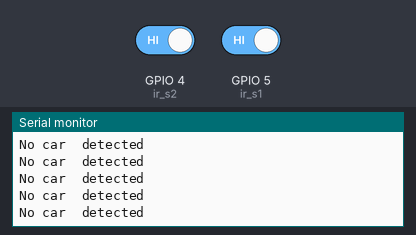
The sketch below on a simulated ESP8266 (NodeMCU). On the bench: the last lines printed to the serial monitor. The inputs (shaded band) are chosen by the test bench; at power-on: GPIO 4 (ir_s2) HIGH, GPIO 5 (ir_s1) HIGH. WiFi joins after 1.5 s; servers stay silent unless stated.

Above: at 2.7 s.
2.8 s: GPIO 4 (ir_s2) driven LOW
At 3.7 s:
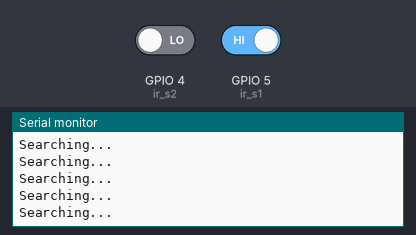
4.7 s: GPIO 5 (ir_s1) driven LOW
At 5.6 s:
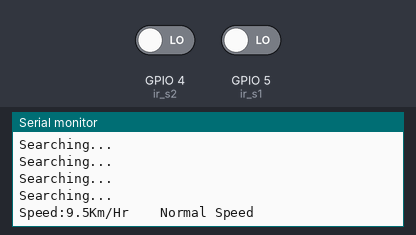

Measured:
- after the input at 2.8 s, the serial monitor: prints a new line at once (image 1)
- after the input at 4.7 s, the serial monitor: prints a new line at once (image 2)

The sketch:

speed_ir.ino
```cpp
#include <ESP8266HTTPClient.h>
#include <ESP8266WiFi.h>
#include <WiFiClient.h>

String url = "http://192.168.0.101/roadiot/overspeed.php";

WiFiClient client;
const char* ssid = "";
const char* password = "";


int ir_s1 = 5; //D1
int ir_s2 = 4; //D2

int timer1;
int timer2;

float Time;

int flag1 = 0;
int flag2 = 0;

float distance = 5.0;
float speed;
float overspeed;

void setup(){

  pinMode(ir_s1, INPUT);
  pinMode(ir_s2, INPUT);

  Serial.begin(115200);

  WiFi.begin(ssid, password);
  Serial.println("Connecting to the Wifi Network");
  while(WiFi.status() != WL_CONNECTED) {
    delay(500);
    Serial.print(".");
  }
  Serial.println("");
  Serial.print("WiFi is Connected at this IP Address : ");
  Serial.println(WiFi.localIP());

}
void loop() {

  if(digitalRead (ir_s1) == LOW && flag1==0){timer1 = millis(); flag1=1;}

if(digitalRead (ir_s2) == LOW && flag2==0){timer2 = millis(); flag2=1;}

if (flag1==1 && flag2==1){
     if(timer1 > timer2){Time = timer1 - timer2;}
else if(timer2 > timer1){Time = timer2 - timer1;}
 Time=Time/1000;//convert millisecond to second
 speed=(distance/Time);//v=d/t
 speed=speed*3600;//multiply by seconds per hr
 speed=speed/1000;//division by meters per Km

 overspeed = speed - 50 ;
}

if(speed==0){

if(flag1==0 && flag2==0){Serial.println("No car  detected");}
                    else{Serial.println("Searching...    ");}
}
else{
    Serial.print("Speed:");
    Serial.print(speed,1);
    Serial.print("Km/Hr  ");
  if(speed > 50){

    Serial.print("  Over Speeding  ");

    if (WiFi.status() == WL_CONNECTED) {

  HTTPClient http;
    http.begin(client, url);
    http.addHeader("Content-Type", "application/x-www-form-urlencoded");

    String data = "speed=" + String(speed) + "&" + "overspeed="+ String(overspeed);

  int httpCode = http.POST(data);
  String payload = http.getString();

  Serial.print("URL : "); Serial.println(url);
  Serial.print("Data : "); Serial.println(data);
  Serial.print("httpCode : "); Serial.println(httpCode);
  Serial.print("payload : "); Serial.println(payload);
  Serial.println("------------------------------------");

  http.end();
 }
 else {
  Serial.println("WiFi Disconnected");
 }

  }
            else{Serial.print("  Normal Speed   "); }
    delay(3000);

  speed = 0;
  flag1 = 0;
  flag2 = 0;
  overspeed = 0;

 }

}
```
